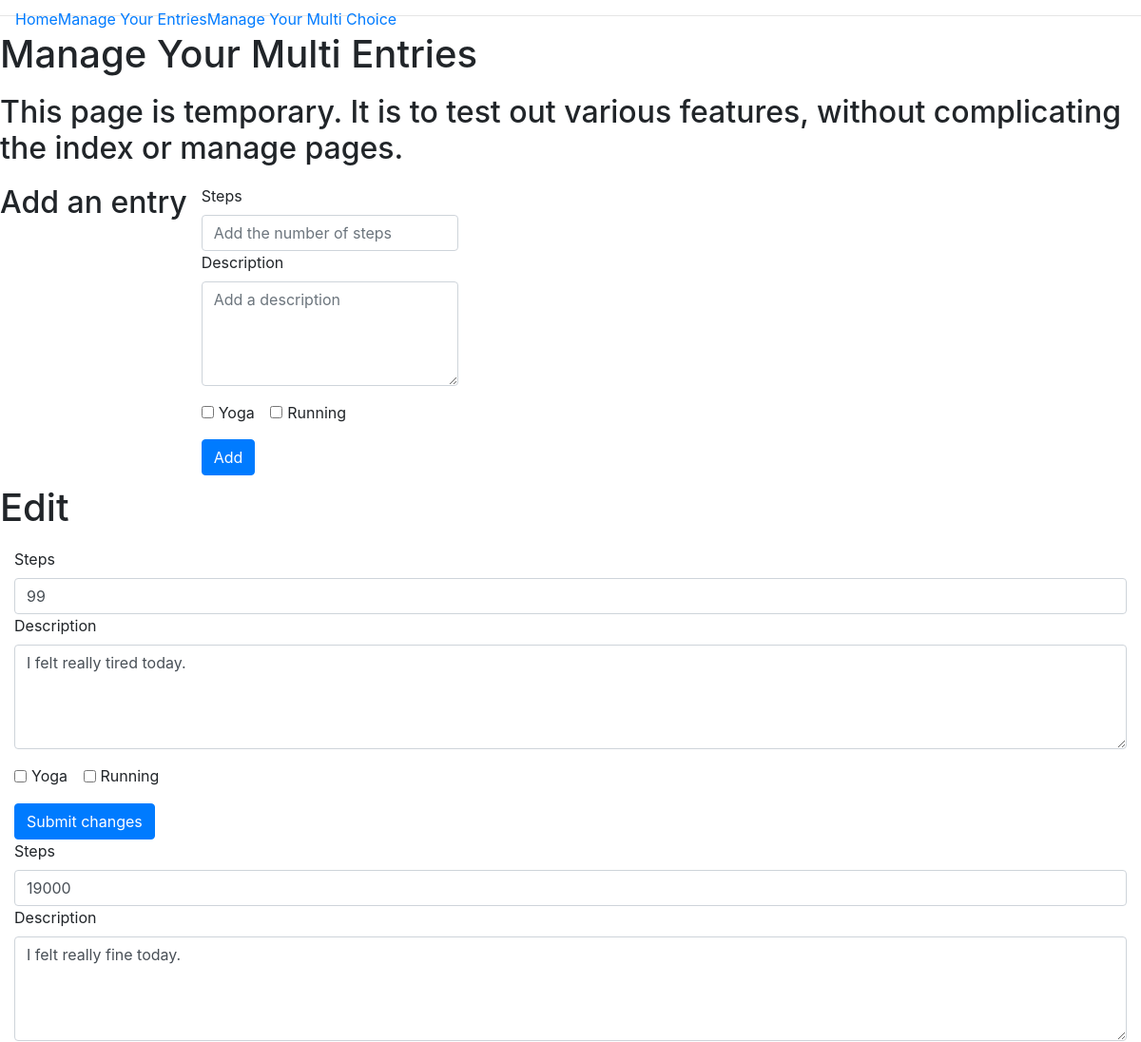
Before: /multi (upper part) with the older database file.
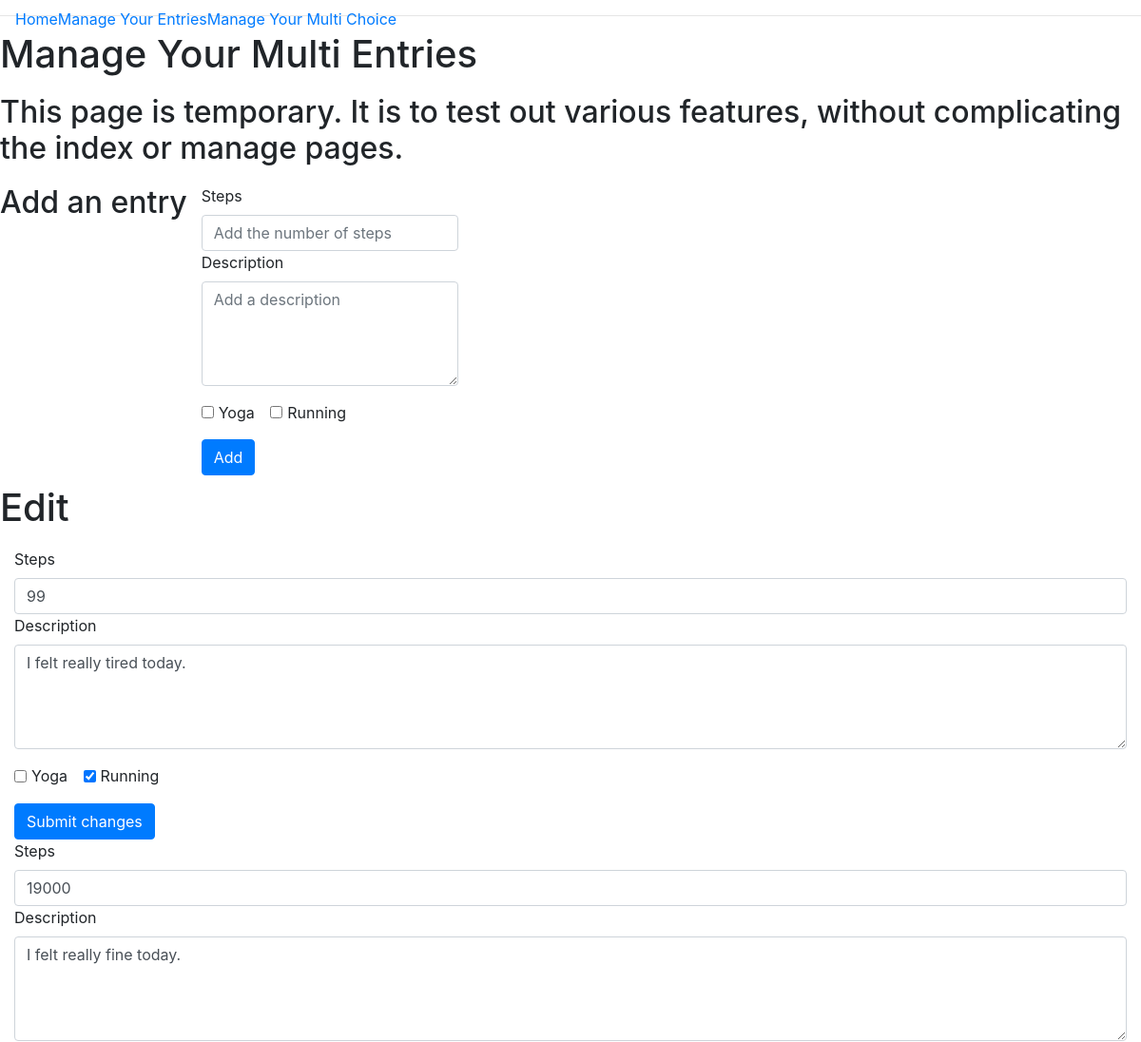
After: the same page with the newer database file.
### app/models.py (models this page shows, shortened)
class JournalEntry(db.Model):
    id = db.Column(db.Integer, primary_key=True)
    date = db.Column(db.Date, default=datetime.datetime.now())
    steps = db.Column(db.Integer)
    description = db.Column(db.Text())
    yoga = db.Column(db.Boolean, default=False)
    running = db.Column(db.Boolean, default=False)
    user_id = db.Column(db.Integer, db.ForeignKey('user.id'))

### app/routes.py (the view)
@app.route('/multi')
def multi_entries():
    entries = JournalEntry.query.all()
    return render_template('multi.html', title="Manage Your Multi Entries", entries=entries)

### app/templates/multi.html (shortened to what this page needs)
{% extends "base.html" %} {% block content %}
<div class='container-fluid'>
    <div class="row">
        <h1>{{title}}</h1>
    </div>
    <div class="row">
        <h2>This page is temporary. It is to test out various features, without complicating the index or manage pages.
        </h2>
    </div>
    <div class="row">
        <h2>Add an entry</h2>
        <div class="col-sm-3 add-form">
            <form action="/multi" method="POST">
                <div class="form-group">
                    <label for="steps">Steps</label>
                    <input type="number" class="form-control" name="steps" id="steps" placeholder="Add the number of steps">
                    <label for="description">Description</label>
                    <textarea class="form-control" name="description" id="description" rows=4 placeholder="Add a description" required></textarea>
                </div>
                <div class="form-group">
                    <div class="form-check form-check-inline">
                        <input class="form-check-input" type="checkbox" name="yoga" id="yoga" value="yoga">
                        <label class="form-check-label" for="yoga">Yoga</label>
                    </div>
                    <div class="form-check form-check-inline">
                        <input class="form-check-input" type="checkbox" name="running" id="running" value="running">
                        <label class="form-check-label" for="running">Running</label>
                    </div>
                </div>
                <button type="submit" class="btn btn-primary" value="Add">Add</button>
            </form>
        </div>
    </div>
    <div class="row">
        <h1>Edit</h1>
    </div>
    {% for entry in entries %}
    <form method="POST" action="/multi/{{entry.id}}/edit">
        <div class="form-group">
            <label for="steps">Steps</label>
            <input class="form-control" value="{{entry.steps}}" name="new_steps" placeholder={{entry.steps}}>
            <label for="description">Description</label>
            <textarea class="form-control" value="{{entry.description}}" name="new_description" rows="4">{{entry.description}}</textarea>
        </div>
        <div class="form-group">
            <div class="form-check form-check-inline">
                <input class="form-check-input" type="checkbox" name="yoga" id="yoga" value="{{entry.yoga}}" {% if entry.yoga %} checked {% endif %}>
                <label class="form-check-label" for="yoga">Yoga</label>
            </div>
            <div class="form-check form-check-inline">
                <input class="form-check-input" type="checkbox" name="running" id="running" value="{{entry.running}}" {% if entry.running %} checked {% endif %}>
                <label class="form-check-label" for="running">Running</label>
            </div>
        </div>
        <button type="submit" class="btn btn-primary" value="Edit ">Submit changes</button>
    </form>
    {% endfor %}
</div>
{% endblock %}

### app/templates/base.html (shortened to what this page needs)
<!DOCTYPE html>
<html lang="en">
<head>
    <link rel="stylesheet" href="../static/css/styles.css">
    <link rel="stylesheet" href="https://stackpath.bootstrapcdn.com/bootstrap/4.4.1/css/bootstrap.min.css">
    <link href="https://gitcdn.github.io/bootstrap-toggle/2.2.2/css/bootstrap-toggle.min.css" rel="stylesheet">
</head>
<body>
    <div class="header">
        <nav class="navbar fixed-top navbar-expand-sm">
            <div class="collapse navbar-collapse" id="navbarMenu">
                <ul class="navbar-nav">
                    <li><a href="/">Home</a></li>
                    <li><a href="/manage">Manage Your Entries</a></li>
                    <li><a href="/multi">Manage Your Multi Choice</a></li>
                </ul>
            </div>
        </nav>
    </div>
    <hr> {% block content %}{% endblock %}
</body>
</html>

### app/static/css/styles.css (style rules this page uses)
.row { margin: 10px }

Changed rows visible on the page:
changed JournalEntry "I felt really tired today.": running "☐" → "☑"
